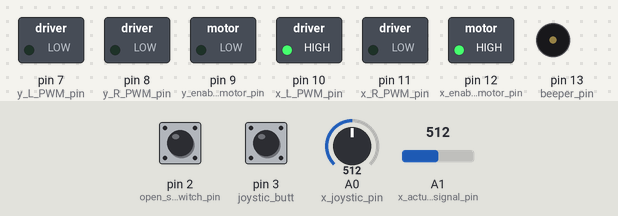
Simulated run of this sketch. Board: Arduino Nano, built with avr-gcc and run on an emulated ATmega328P. Parts: switched loads named in the sketch (green lamp = pin HIGH), buzzer (waves = sounding, pin HIGH). Inputs (shaded band) come from the test bench; at power-on: A0 (x_joystic_pin) = 512, pin 3 (joystic_butt) HIGH, pin 2 (open_saved_pos_switch_pin) HIGH, A1 (x_actuator_current_signal_pin) = 512.

Above: at 1.2 s.
1.3 s: A0 (x_joystic_pin) set to 593
2.8 s: A0 (x_joystic_pin) set to 608
At 3.6 s:
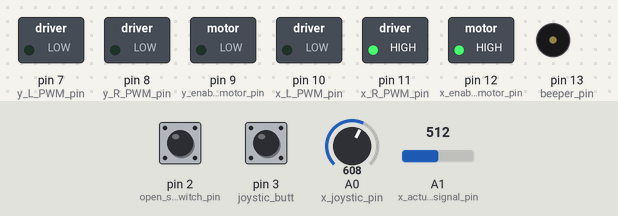
4.3 s: pin 3 (joystic_butt) pulled LOW for 0.15 s
At 4.95 s:
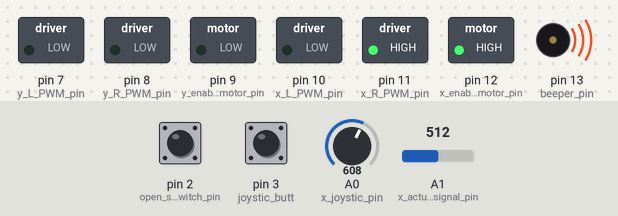
6.5 s: A0 (x_joystic_pin) set to 590
At 7.7 s:
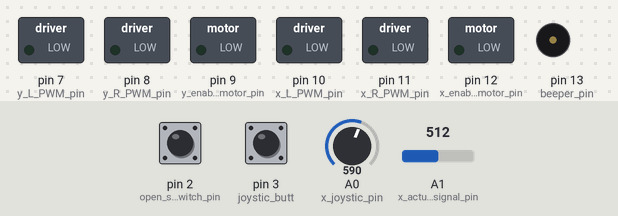
8.0 s: pin 3 (joystic_butt) pulled LOW for 0.15 s
At 8.64 s:
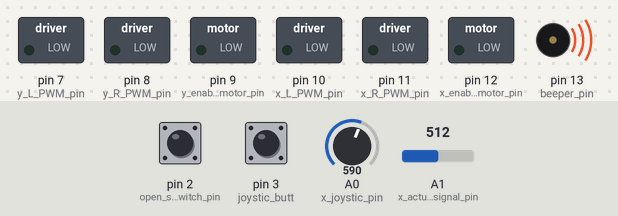
10.1 s: A0 (x_joystic_pin) set to 610
At 10.4 s:
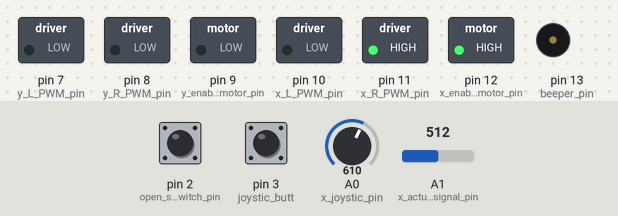
Timing chart, 0 to 12.6 s (numbered marks = the images above; inputs shaded):
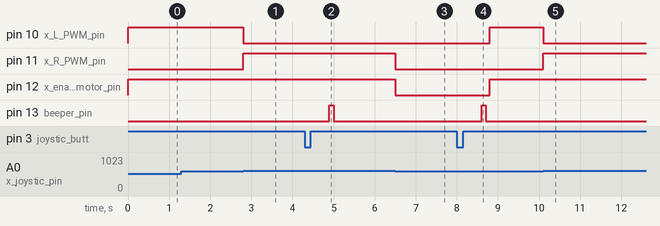

The sketch:

Actuator_Joystic.ino
```cpp
#include "OneButton.h"
#include <EEPROM.h>

bool debug_mode = 0;  //Режим отладки 1 - включен, 0 - выключен

unsigned long last_time;

bool isSavedPosition = 0;
bool on = 1;                         //on - высокий уровень
bool off = 0;                        //off - низкий уровень
#define open_saved_pos_switch_pin 2  //Переключатель open/saved position 1 - saved, 0 - open
#define beeper_pin 13

//x-actuator
#define x_joystic_pin A0                  //Положение джойстика X, вход с потенициометра джойстика
#define x_actuator_current_signal_pin A1  //Текущее положение актуатора, вход с потенциометра актуатора
byte x_L_PWM_pin = 10;                    //Motor rotation counterclockwise L_PWM
byte x_R_PWM_pin = 11;                    //Motor rotation clockwise R_PWM
byte x_enable_motor_pin = 12;             //Motor on/off

int x_actuator_current_signal;
int x_actuator_saved_signal = 500;

//y-actuator
#define y_joystic_pin A6                  //Положение джойстика Y, вход с потенициометра джойстика
#define y_actuator_current_signal_pin A7  //Текущее положение актуатора, вход с потенциометра актуатора
byte y_L_PWM_pin = 7;                     //Motor rotation counterclockwise L_PWM
byte y_R_PWM_pin = 8;                     //Motor rotation clockwise R_PWM
byte y_enable_motor_pin = 9;              //Motor on/off


#define joystic_butt 3
OneButton Joystic_button(joystic_butt, true);

struct EepromData {
  int x_actuator_saved_pos = 0;
  int y_actuator_saved_pos = 0;
};

EepromData saved_data;

//--------------------------------------------------------setup--------------------------------------------------------
void setup() {
  Serial.begin(9600);

  pinMode(open_saved_pos_switch_pin, INPUT_PULLUP);
  pinMode(beeper_pin, OUTPUT);

  //x-actuator setup
  pinMode(x_joystic_pin, INPUT);
  pinMode(x_actuator_current_signal_pin, INPUT);
  pinMode(x_L_PWM_pin, OUTPUT);
  pinMode(x_R_PWM_pin, OUTPUT);
  pinMode(x_enable_motor_pin, OUTPUT);

  //y-actuator setup
  pinMode(y_joystic_pin, INPUT);
  pinMode(y_actuator_current_signal_pin, INPUT);
  pinMode(y_L_PWM_pin, OUTPUT);
  pinMode(y_R_PWM_pin, OUTPUT);
  pinMode(y_enable_motor_pin, OUTPUT);

  //joystic setup
  pinMode(x_joystic_pin, INPUT);
  pinMode(y_joystic_pin, INPUT);
  pinMode(joystic_butt, INPUT_PULLUP);
  Joystic_button.attachClick(OneClick);
  Joystic_button.attachDoubleClick(DoubleClick);
}

//--------------------------------------------------------loop--------------------------------------------------------
void loop() {
  Joystic_button.tick();

  if (!digitalRead(open_saved_pos_switch_pin)) {
    go_to_open_pos();
  } else {
    if (!isSavedPosition) { go_to_saved_pos(); }

    if (analogRead(x_joystic_pin) > 600)
      right_rotation_motor(x_L_PWM_pin, x_R_PWM_pin, x_enable_motor_pin);
    else if (analogRead(x_joystic_pin) < 400)
      left_rotation_motor(x_L_PWM_pin, x_R_PWM_pin, x_enable_motor_pin);
    else
      stop_rotation_motor(x_L_PWM_pin, x_R_PWM_pin, x_enable_motor_pin);
  }

  if (debug_mode) {
    if (millis() - last_time > 1000) {
      last_time = millis();
      Serial.print("Curent position x-actuator: ");
      Serial.print(analogRead(x_actuator_current_signal_pin));
      Serial.print("\tJoystic position ");
      Serial.println(analogRead(x_joystic_pin));
    }
  }
}

//Кнопка отпущена
void go_to_saved_pos() {
  EEPROM.get(0, saved_data);  // прочитать из адреса 0

  while (!isSavedPosition) {
    //x-actuator
    x_actuator_current_signal = analogRead(x_actuator_current_signal_pin);

    if (x_actuator_current_signal > (saved_data.x_actuator_saved_pos))
      left_rotation_motor(x_L_PWM_pin, x_R_PWM_pin, x_enable_motor_pin);
    else if (x_actuator_current_signal < (saved_data.x_actuator_saved_pos))
      right_rotation_motor(x_L_PWM_pin, x_R_PWM_pin, x_enable_motor_pin);
    else {
      stop_rotation_motor(x_L_PWM_pin, x_R_PWM_pin, x_enable_motor_pin);
      isSavedPosition = 1;
    }

    //y-actuator

    //Выход из цикла
    //Если переключились в open position
    if (!digitalRead(open_saved_pos_switch_pin)) { break; }

    //Если тронули управления джойстиком
    if (analogRead(x_joystic_pin) > 600 || analogRead(x_joystic_pin) < 400) {
      isSavedPosition = 1;
      break;
    }

    // if (analogRead(y_joystic_pin) > 600 || analogRead(y_joystic_pin) < 400) {
    //   isSavedPosition = 1;
    //   break;
    // }
  }
}

//Кнопка нажата
void go_to_open_pos() {
  //x-actuator
  left_rotation_motor(x_L_PWM_pin, x_R_PWM_pin, x_enable_motor_pin);

  //y-actuator

  isSavedPosition = 0;
}

void right_rotation_motor(byte L_PWM, byte R_PWM, byte LR_Enable) {
  digitalWrite(L_PWM, off);
  digitalWrite(R_PWM, on);
  digitalWrite(LR_Enable, on);
}

void left_rotation_motor(byte L_PWM, byte R_PWM, byte LR_Enable) {
  digitalWrite(L_PWM, on);
  digitalWrite(R_PWM, off);
  digitalWrite(LR_Enable, on);
}

void stop_rotation_motor(byte L_PWM, byte R_PWM, byte LR_Enable) {
  digitalWrite(L_PWM, off);
  digitalWrite(R_PWM, off);
  digitalWrite(LR_Enable, off);
}

void OneClick() {
  Beeper(1);
  isSavedPosition = 0;
  go_to_saved_pos();
}

void DoubleClick() {
  Beeper(2);
  save_new_pos();
}

void save_new_pos() {
  saved_data.x_actuator_saved_pos = analogRead(x_actuator_current_signal_pin);

  // saved_data.y_actuator_saved_pos = analogRead(y_actuator_current_signal_pin);
  saved_data.y_actuator_saved_pos = 0;  //удалить

  EEPROM.put(0, saved_data);  // поместить структуру в EEPROM по адресу 0
}

void Beeper(byte CountBeep) {
  for (int i = 0; i < CountBeep; i++) {
    digitalWrite(beeper_pin, on);
    delay(100);
    digitalWrite(beeper_pin, off);
    delay(100);
  }
}
```

Measured:
- the behaviour switches between 600 and 601 on A0 (x_joystic_pin) (found by bisection; images 0 and 1)
- after the input at 1.3 s, every drawn part: stays the same
- after the input at 2.8 s, pin 10 (x_L_PWM_pin): HIGH → LOW at once; pin 11 (x_R_PWM_pin): LOW → HIGH at once
- after the input at 4.3 s, pin 13 (beeper_pin): LOW → HIGH after 0.60 s, → LOW 0.10 s later
- after the input at 6.5 s, pin 11 (x_R_PWM_pin), pin 12 (x_enable_motor_pin): HIGH → LOW at once
- after the input at 8.0 s, pin 10 (x_L_PWM_pin), pin 12 (x_enable_motor_pin): LOW → HIGH after 0.80 s; pin 13 (beeper_pin): LOW → HIGH after 0.60 s, → LOW 0.10 s later
- after the input at 10.1 s, pin 10 (x_L_PWM_pin): HIGH → LOW at once; pin 11 (x_R_PWM_pin): LOW → HIGH at once
